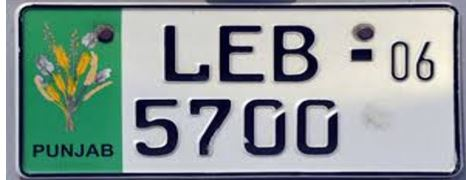
#> input picture ca1.JPG, 466 x 180 px, given in place of wcar.mp4, which was not available
$ python platedetector.py
#> lines starting #> are read from the running program, lines starting #| are printed output that depends on the picture; after the words box and inside, x2 and y2 are one past the last pixel; in counts of white or black regions, pixels touching at a corner belong together; pictures that were not available may be replaced by others from this repository, and a replacement may not be noted
from skimage.io import imread
from skimage.filters import threshold_otsu
import matplotlib.pyplot as plt

filename = './wcar.mp4'


import cv2
cap = cv2.VideoCapture(filename)
# cap = cv2.VideoCapture(0)
count = 0
while cap.isOpened():
    ret,frame = cap.read()
#> frame is the input picture: shape (180, 466, 3); mean B, G, R 152.7, 155.2, 141.4
    if ret == True:
        cv2.imshow('window-name',frame)
        cv2.imwrite("frame%d.jpg" % count, frame)
        count = count + 1
        if cv2.waitKey(10) & 0xFF == ord('q'):
#> (key q is pressed here)
            break
    else:
        break
cap.release()
cv2.destroyAllWindows()

# car image -> grayscale image -> binary image
import imutils
car_image = imread("frame%d.jpg"%(count-1), as_gray=True)
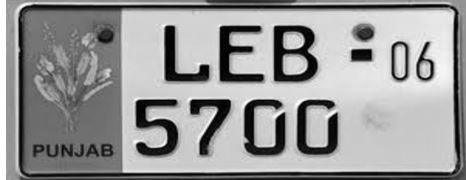
#> car_image: shape (180, 466) float64; min 0.0014, max 1, mean 0.596
car_image = imutils.rotate(car_image, 270)
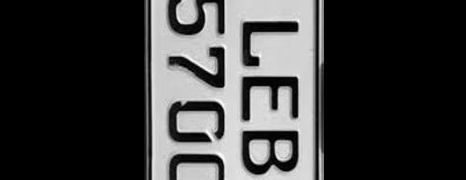
#> car_image: shape (180, 466) float64; min 0, max 0.999, mean 0.226
# car_image = imread("car.png", as_gray=True)
# it should be a 2 dimensional array
print(car_image.shape)
#| (180, 466)

# the next line is not compulsory however, a grey scale pixel
# in skimage ranges between 0 & 1. multiplying it with 255
# will make it range between 0 & 255 (something we can relate better with

gray_car_image = car_image * 255
fig, (ax1, ax2) = plt.subplots(1, 2)
ax1.imshow(gray_car_image, cmap="gray")
threshold_value = threshold_otsu(gray_car_image)
#> threshold_value = 100
binary_car_image = gray_car_image > threshold_value
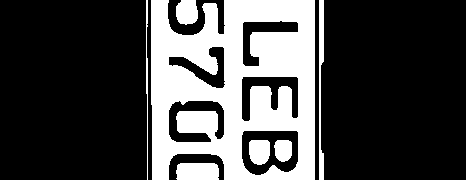
#> binary_car_image: shape (180, 466) bool; 27.8% white; 7 white regions, largest, box (x1, y1, x2, y2) and area: (151, 0, 315, 180) 20448, (176, 163, 219, 180) 705, (319, 0, 324, 180) 634
# print(binary_car_image)
ax2.imshow(binary_car_image, cmap="gray")
# ax2.imshow(gray_car_image, cmap="gray")
plt.show()
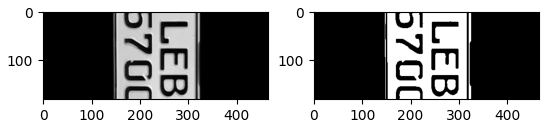
#> figure drawn by matplotlib, 2 panels

# CCA (finding connected regions) of binary image


from skimage import measure
from skimage.measure import regionprops
import matplotlib.pyplot as plt
import matplotlib.patches as patches

# this gets all the connected regions and groups them together
label_image = measure.label(binary_car_image)
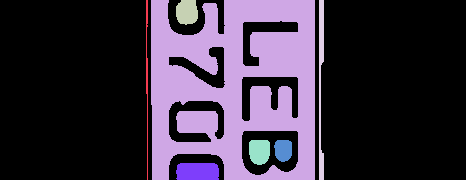
#> label_image: shape (180, 466) int32; 8 distinct labels, from 0 to 7; one colour per label, 0 black

# print(label_image.shape[0]) #width of car img

# getting the maximum width, height and minimum width and height that a license plate can be
plate_dimensions = (0.125*label_image.shape[0], 0.127*label_image.shape[0], 0.146*label_image.shape[1], 0.148*label_image.shape[1])
#> plate_dimensions = (22.5, 22.86, 68.04, 68.97)
plate_dimensions2 = (0.08*label_image.shape[0], 0.2*label_image.shape[0], 0.15*label_image.shape[1], 0.4*label_image.shape[1])
#> plate_dimensions2 = (14.4, 36, 69.9, 186.4)
min_height, max_height, min_width, max_width = plate_dimensions
#> min_height = 22.5; max_height = 22.86; min_width = 68.04; max_width = 68.97
plate_objects_cordinates = []
plate_like_objects = []

fig, (ax1) = plt.subplots(1)
ax1.imshow(gray_car_image, cmap="gray")
flag =0
# regionprops creates a list of properties of all the labelled regions
for region in regionprops(label_image):
    # print(region)
    if region.area < 50:
        #if the region is so small then it's likely not a license plate
        continue
        # the bounding box coordinates
    min_row, min_col, max_row, max_col = region.bbox
    # [4 lines of commented-out code are left out]

    region_height = max_row - min_row
    region_width = max_col - min_col
    # print(region_height)
    # print(region_width)

    # ensuring that the region identified satisfies the condition of a typical license plate
    if region_height >= min_height and region_height <= max_height and region_width >= min_width and region_width <= max_width and region_width > region_height:
        flag = 1
        plate_like_objects.append(binary_car_image[min_row:max_row,
                                  min_col:max_col])
        plate_objects_cordinates.append((min_row, min_col,
                                         max_row, max_col))
        rectBorder = patches.Rectangle((min_col, min_row), max_col - min_col, max_row - min_row, edgecolor="red",
                                       linewidth=2, fill=False)
        ax1.add_patch(rectBorder)
#> this loop made 7 passes
#> (min_row, min_col, max_row, max_col, region_height, region_width) on passes 1 to 7: (0, 146, 180, 148, 180, 2), (0, 151, 180, 315, 180, 164), (0, 176, 25, 198, 25, 22), (0, 319, 180, 324, 180, 5), (140, 249, 165, 270, 25, 21), (140, 274, 162, 292, 22, 18), (163, 176, 180, 219, 17, 43)
#> after the loop, plate_like_objects = []; plate_objects_cordinates = []
        # let's draw a red rectangle over those regions
if(flag == 1):
    # print(plate_like_objects[0])
    plt.show()


if(flag==0):
    min_height, max_height, min_width, max_width = plate_dimensions2
#> min_height = 14.4; max_height = 36; min_width = 69.9
    plate_objects_cordinates = []
    plate_like_objects = []

    fig, (ax1) = plt.subplots(1)
    ax1.imshow(gray_car_image, cmap="gray")

    # regionprops creates a list of properties of all the labelled regions
    for region in regionprops(label_image):
        if region.area < 50:
            #if the region is so small then it's likely not a license plate
            continue
            # the bounding box coordinates
        min_row, min_col, max_row, max_col = region.bbox
        # [4 lines of commented-out code are left out]

        region_height = max_row - min_row
        region_width = max_col - min_col
        # print(region_height)
        # print(region_width)

        # ensuring that the region identified satisfies the condition of a typical license plate
        if region_height >= min_height and region_height <= max_height and region_width >= min_width and region_width <= max_width and region_width > region_height:
            # print("hello")
            plate_like_objects.append(binary_car_image[min_row:max_row,
                                      min_col:max_col])
            plate_objects_cordinates.append((min_row, min_col,
                                             max_row, max_col))
            rectBorder = patches.Rectangle((min_col, min_row), max_col - min_col, max_row - min_row, edgecolor="red",
                                           linewidth=2, fill=False)
            ax1.add_patch(rectBorder)
            # let's draw a red rectangle over those regions
    # print(plate_like_objects[0])
    plt.show()
